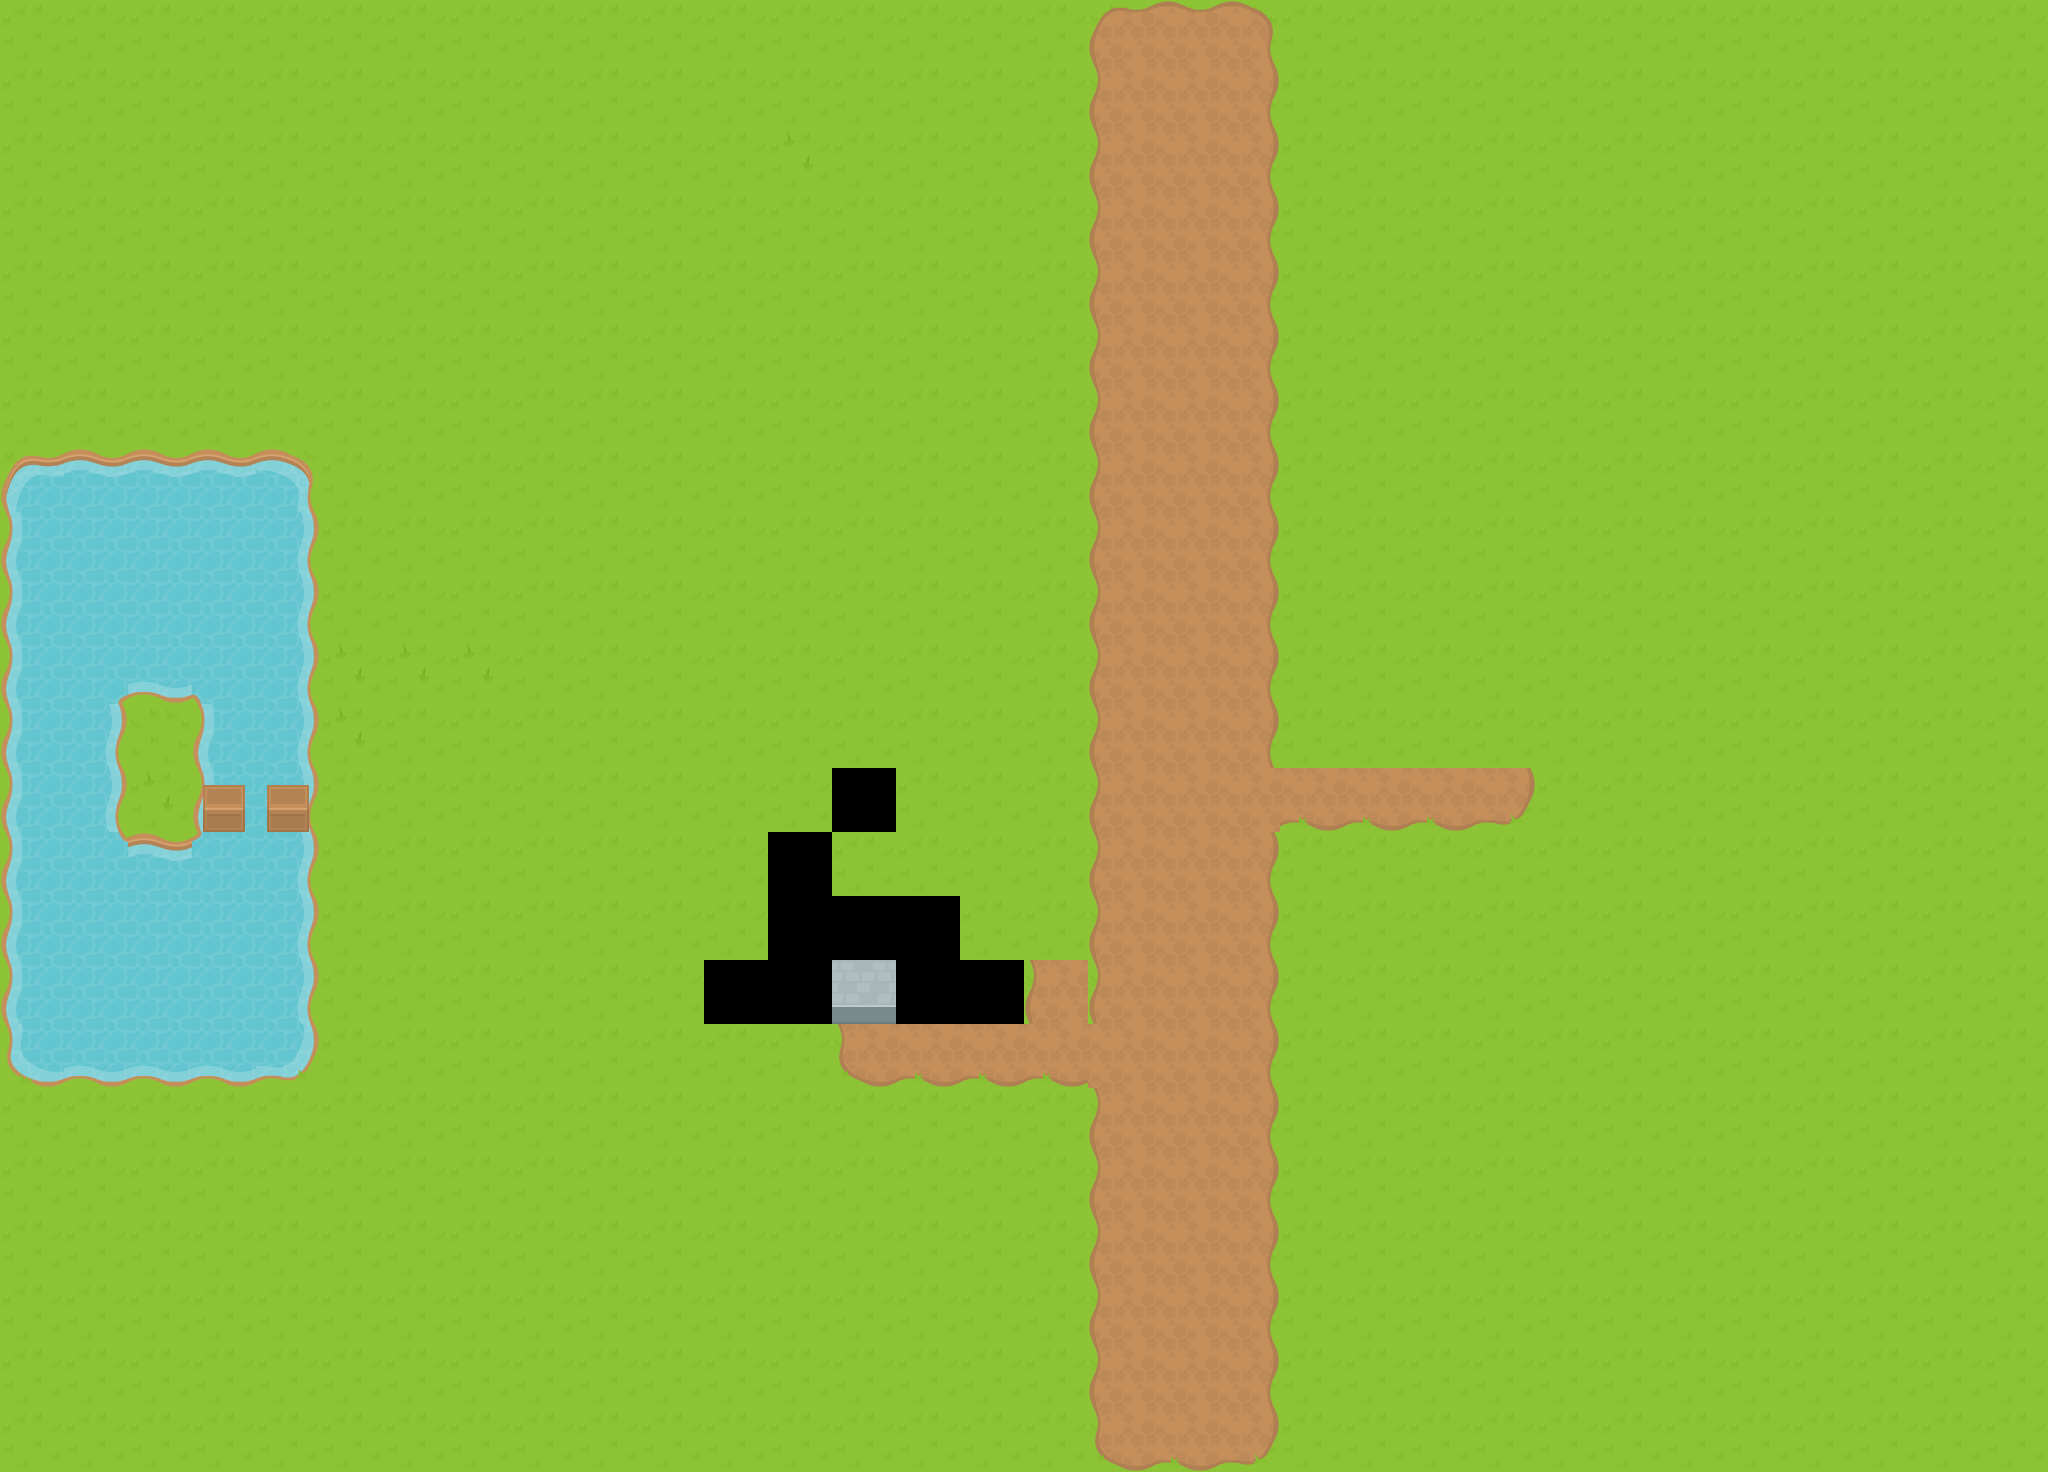

Tiled map render using the project's own tile images. Description and the map definition, with tile-layer contents summarised, below:
An orthogonal 32x23 tile map with 64x64 px tiles, 2 tile layers (Calque de Tile 1, Calque 2) and 110 objects (2x PORTE).

<map version="1.0" orientation="orthogonal" renderorder="right-down" width="32" height="23" tilewidth="64" tileheight="64" nextobjectid="179">
 <tileset firstgid="1" name="RPGpack_sheet" tilewidth="64" tileheight="64" tilecount="260" columns="20">
  <image source="../images/RPGpack_sheet.png" width="1280" height="832" />
 </tileset>
 <layer name="Calque de Tile 1" width="32" height="23">
  <data>[736 cells, 727 non-empty, 26 distinct tile ids]</data>
 </layer>
 <layer name="Calque 2" width="32" height="23">
  <data>[736 cells, 2 non-empty, 1 distinct tile ids]</data>
 </layer>
 <objectgroup name="Calque d'objets 1">
  <object id="9" gid="221" x="512" y="1282" width="64" height="64" />
  <object id="12" gid="201" x="511" y="1219" width="64" height="64" />
  <object id="13" gid="181" x="164" y="1412" width="64" height="64" />
  <object id="14" gid="181" x="1088" y="1448" width="64" height="64" />
  <object id="15" gid="181" x="1896" y="1326" width="64" height="64" />
  <object id="16" gid="181" x="176" y="116" width="64" height="64" />
  <object id="17" gid="181" x="178" y="418" width="64" height="64" />
  <object id="18" gid="181" x="1250" y="162" width="64" height="64" />
  <object id="19" gid="181" x="954" y="344" width="64" height="64" />
  <object id="20" gid="181" x="1936" y="300" width="64" height="64" />
  <object id="21" gid="181" x="508" y="926" width="64" height="64" />
  <object id="22" gid="221" x="961" y="1470" width="64" height="64" />
  <object id="23" gid="222" x="1984" y="1150" width="64" height="64" />
  <object id="24" gid="222" x="321" y="768" width="64" height="64" />
  <object id="25" gid="221" x="576" y="128" width="64" height="64" />
  <object id="26" gid="222" x="1217" y="705" width="64" height="64" />
  <object id="28" gid="201" x="576" y="64" width="64" height="64" />
  <object id="31" gid="201" x="960" y="1409" width="64" height="64" />
  <object id="32" gid="202" x="1984" y="1088" width="64" height="64" />
  <object id="33" gid="202" x="1216" y="641" width="64" height="64" />
  <object id="34" gid="202" x="321" y="704" width="64" height="64" />
  <object id="40" gid="71" x="705" y="960" width="64" height="64" />
  <object id="41" gid="71" x="705" y="896" width="64" height="64" />
  <object id="42" gid="72" x="960" y="896" width="64" height="64" />
  <object id="43" gid="72" x="958" y="960" width="64" height="64" />
  <object id="44" gid="92" x="769" y="960" width="64" height="64" />
  <object id="45" gid="92" x="832" y="960" width="64" height="64" />
  <object id="46" gid="92" x="896" y="960" width="64" height="64" />
  <object id="47" gid="92" x="770" y="896" width="64" height="64" />
  <object id="48" gid="92" x="833" y="896" width="64" height="64" />
  <object id="49" gid="92" x="896" y="896" width="64" height="64" />
  <object id="60" gid="158" x="960" y="833" width="64" height="64" />
  <object id="61" gid="158" x="897" y="768" width="64" height="64" />
  <object id="63" gid="157" x="704" y="832" width="64" height="64" />
  <object id="64" gid="157" x="767" y="769" width="64" height="64" />
  <object id="65" gid="75" x="832" y="704" width="64" height="64" />
  <object id="66" gid="94" x="768" y="832" width="64" height="64" />
  <object id="67" gid="94" x="832" y="832" width="64" height="64" />
  <object id="68" gid="94" x="896" y="832" width="64" height="64" />
  <object id="69" gid="94" x="832" y="768" width="64" height="64" />
  <object id="98" gid="93" x="1600" y="769" width="64" height="64" />
  <object id="99" gid="90" x="1536" y="769" width="64" height="64" />
  <object id="100" gid="90" x="1473" y="769" width="64" height="64" />
  <object id="101" gid="90" x="1409" y="769" width="64" height="64" />
  <object id="102" gid="91" x="1345" y="769" width="64" height="64" />
  <object id="103" gid="96" x="1600" y="705" width="64" height="64" />
  <object id="109" gid="95" x="1409" y="706" width="64" height="64" />
  <object id="110" gid="95" x="1473" y="706" width="64" height="64" />
  <object id="111" gid="95" x="1536" y="706" width="64" height="64" />
  <object id="112" gid="96" x="1602" y="642" width="64" height="64" />
  <object id="113" gid="94" x="1345" y="642" width="64" height="64" />
  <object id="114" gid="95" x="1409" y="642" width="64" height="64" />
  <object id="115" gid="95" x="1473" y="642" width="64" height="64" />
  <object id="116" gid="95" x="1537" y="642" width="64" height="64" />
  <object id="118" gid="235" x="1472" y="769" width="64" height="64" />
  <object id="120" gid="218" x="1601" y="706" width="64" height="64" />
  <object id="129" gid="94" x="1345" y="705" width="64" height="64" />
  <object id="130" gid="198" x="1344" y="706" width="64" height="64" />
  <object id="131" gid="94" x="1344" y="578" width="64" height="64" />
  <object id="132" gid="94" x="1408" y="514" width="64" height="64" />
  <object id="133" gid="94" x="1536" y="512" width="64" height="64" />
  <object id="134" gid="94" x="1600" y="577" width="64" height="64" />
  <object id="135" gid="94" x="1472" y="449" width="64" height="64" />
  <object id="136" gid="95" x="1408" y="578" width="64" height="64" />
  <object id="137" gid="95" x="1472" y="578" width="64" height="64" />
  <object id="138" gid="95" x="1537" y="577" width="64" height="64" />
  <object id="139" gid="95" x="1472" y="513" width="64" height="64" />
  <object id="151" gid="78" x="1728" y="768" width="64" height="64" />
  <object id="153" gid="77" x="1664" y="768" width="64" height="64" />
  <object id="154" gid="171" x="1728" y="705" width="64" height="64" />
  <object id="155" gid="151" x="1727" y="641" width="64" height="64" />
  <object id="157" gid="131" x="1728" y="578" width="64" height="64" />
  <object id="158" gid="130" x="1664" y="576" width="64" height="64" />
  <object id="159" gid="150" x="1664" y="640" width="64" height="64" />
  <object id="160" gid="170" x="1664" y="704" width="64" height="64" />
  <object id="165" type="PORTE" gid="178" x="128" y="768" width="64" height="64">
   <properties>
    <property name="target" value="testmap.tmx" />
    <property name="target.x" type="int" value="128" />
    <property name="target.y" type="int" value="384" />
   </properties>
  </object>
  <object id="167" gid="71" x="704" y="1024" width="64" height="64" />
  <object id="168" gid="70" x="896" y="1024" width="64" height="64" />
  <object id="169" gid="70" x="960" y="1024" width="64" height="64" />
  <object id="172" gid="70" x="768" y="1024" width="64" height="64" />
 </objectgroup>
 <objectgroup name="Calque d'objets 2">
  <object id="70" gid="172" x="705" y="833" width="64" height="64" />
  <object id="71" gid="172" x="768" y="768" width="64" height="64" />
  <object id="72" gid="173" x="959" y="832" width="64" height="64" />
  <object id="73" gid="173" x="896" y="768" width="64" height="64" />
  <object id="75" gid="136" x="832" y="672" width="64" height="64" />
  <object id="76" gid="133" x="896" y="705" width="64" height="64" />
  <object id="77" gid="133" x="960" y="768" width="64" height="64" />
  <object id="78" gid="132" x="768" y="704" width="64" height="64" />
  <object id="79" gid="132" x="704" y="769" width="64" height="64" />
  <object id="80" gid="134" x="832" y="704" width="64" height="64" />
  <object id="82" gid="215" x="2758" y="1394" width="64" height="64" />
  <object id="85" gid="216" x="705" y="960" width="64" height="64" />
  <object id="86" gid="216" x="960" y="960" width="64" height="64" />
  <object id="87" gid="216" x="832" y="832" width="64" height="64" />
  <object id="88" gid="116" x="1024" y="1024" width="64" height="64" />
  <object id="89" gid="171" x="1022" y="960" width="64" height="64" />
  <object id="92" gid="131" x="1022" y="896" width="64" height="64" />
  <object id="93" gid="210" x="1018" y="1032" width="64" height="64" />
  <object id="141" gid="173" x="1600" y="576" width="64" height="64" />
  </objectgroup>
</map>
<!-- 11 of 110 objects omitted -->
